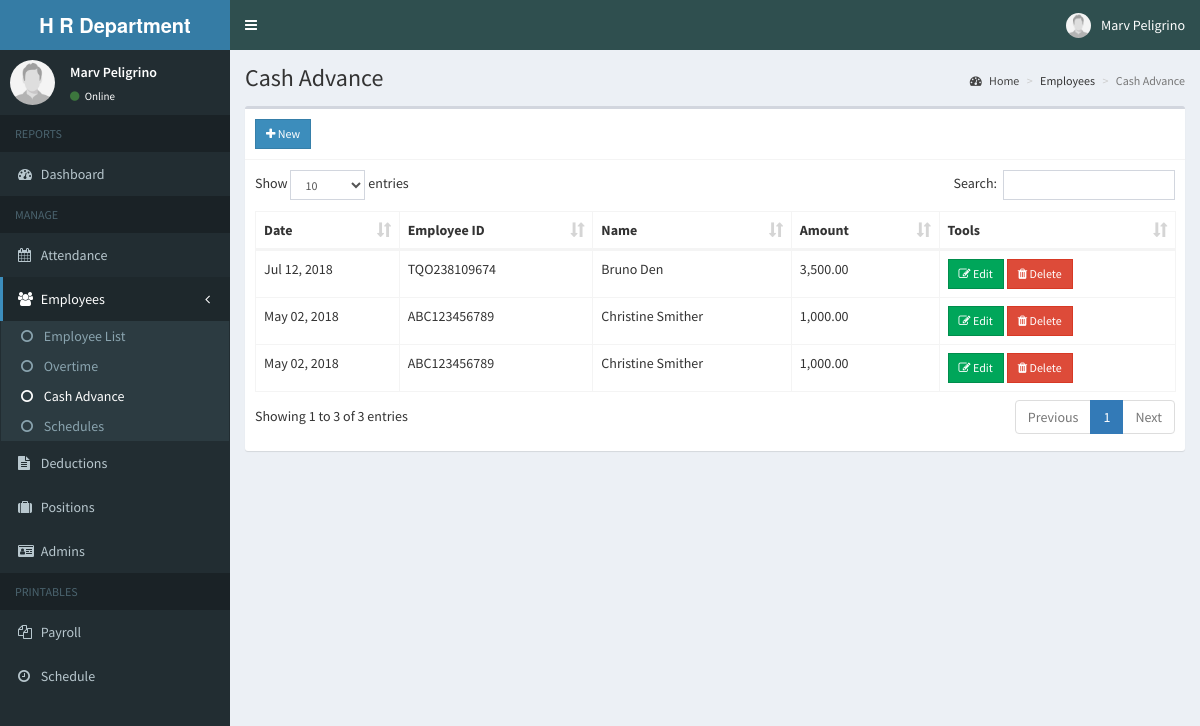
The page /admin/cashadvance.php (signed in) on the database its author committed.
### tables this page shows
CREATE TABLE `cashadvance` (
  `id` int(11) NOT NULL,
  `date_advance` date NOT NULL,
  `employee_id` varchar(15) NOT NULL,
  `amount` double NOT NULL
);

CREATE TABLE `employees` (
  `id` int(11) NOT NULL,
  `employee_id` varchar(15) NOT NULL,
  `firstname` varchar(50) NOT NULL,
  `lastname` varchar(50) NOT NULL,
  `middlename` varchar(255) NOT NULL,
  `emailAddress` varchar(255) NOT NULL,
  `address` text NOT NULL,
  `birthdate` date NOT NULL,
  `contact_info` varchar(100) NOT NULL,
  `civil_status` varchar(255) NOT NULL,
  `religion` varchar(255) NOT NULL,
  `citizenship` varchar(255) NOT NULL,
  `gender` varchar(10) NOT NULL,
  `position_id` int(11) NOT NULL,
  `schedule_id` int(11) NOT NULL,
  `photo` varchar(200) NOT NULL,
  `created_on` date NOT NULL
);

### admin/includes/session.php (called while the page is built, shortened)
<?php
	include 'includes/conn.php';
	$sql = "SELECT * FROM admin WHERE id = '".$_SESSION['admin']."'";
	$query = $conn->query($sql);
	$user = $query->fetch_assoc();
?>

### admin/cashadvance.php (the view, shortened to what this page needs)
<?php include 'includes/session.php'; ?>
<?php include 'includes/header.php'; ?>
<body class="hold-transition skin-blue sidebar-mini">
<div class="wrapper">
  <?php include 'includes/navbar.php'; ?>
  <?php include 'includes/menubar.php'; ?>
  <div class="content-wrapper">
    <section class="content-header">
      <h1>
        Cash Advance
      </h1>
      <ol class="breadcrumb">
        <li><a href="#"><i class="fa fa-dashboard"></i> Home</a></li>
        <li>Employees</li>
        <li class="active">Cash Advance</li>
      </ol>
    </section>
    <section class="content">
      <div class="row">
        <div class="col-xs-12">
          <div class="box">
            <div class="box-header with-border">
              <a href="#addnew" data-toggle="modal" class="btn btn-primary btn-sm btn-flat"><i class="fa fa-plus"></i> New</a>
            </div>
            <div class="box-body">
              <table id="example1" class="table table-bordered">
                <thead>
                  <th>Date</th>
                  <th>Employee ID</th>
                  <th>Name</th>
                  <th>Amount</th>
                  <th>Tools</th>
                </thead>
                <tbody>
                  <?php
                    $sql = "SELECT *, cashadvance.id AS caid, employees.employee_id AS empid FROM cashadvance LEFT JOIN employees ON employees.id=cashadvance.employee_id ORDER BY date_advance DESC";
                    $query = $conn->query($sql);
                    while($row = $query->fetch_assoc()){
                      echo "
                        <tr>
                          <td class='hidden'></td>
                          <td>".date('M d, Y', strtotime($row['date_advance']))."</td>
                          <td>".$row['empid']."</td>
                          <td>".$row['firstname'].' '.$row['lastname']."</td>
                          <td>".number_format($row['amount'], 2)."</td>
                          <td>
                            <button class='btn btn-success btn-sm edit btn-flat' data-id='".$row['caid']."'><i class='fa fa-edit'></i> Edit</button>
                            <button class='btn btn-danger btn-sm delete btn-flat' data-id='".$row['caid']."'><i class='fa fa-trash'></i> Delete</button>
                          </td>
                        </tr>
                      ";
                    }
                  ?>
                </tbody>
              </table>
            </div>
          </div>
        </div>
      </div>
    </section>
  </div>
</div>
</body>
</html>

### admin/includes/navbar.php (shortened to what this page needs)
<header class="main-header">
    <a href="home.php" class="logo">
      <span class="logo-lg"><b>H</b><b> R Department</b></span>
    </a>
    <nav class="navbar navbar-static-top">
      <a href="#" class="sidebar-toggle" data-toggle="push-menu" role="button">
      </a>
      <div class="navbar-custom-menu">
        <ul class="nav navbar-nav">
          <li class="dropdown user user-menu">
            <a href="#" class="dropdown-toggle" data-toggle="dropdown">
              <img src="<?php echo (!empty($user['photo'])) ? '../images/'.$user['photo'] : '../images/profile.jpg'; ?>" class="user-image" alt="User Image">
              <span class="hidden-xs"><?php echo $user['firstname'].' '.$user['lastname']; ?></span>
            </a>
          </li>
        </ul>
      </div>
    </nav>
  </header>

### admin/includes/menubar.php
<aside class="main-sidebar">
  <section class="sidebar">
    <div class="user-panel">
      <div class="pull-left image">
        <img src="<?php echo (!empty($user['photo'])) ? '../images/' . $user['photo'] : '../images/profile.jpg'; ?>" class="img-circle" alt="User Image">
      </div>
      <div class="pull-left info">
        <p><?php echo $user['firstname'] . ' ' . $user['lastname']; ?></p>
        <a><i class="fa fa-circle text-success"></i> Online</a>
      </div>
    </div>
    <ul class="sidebar-menu" data-widget="tree">
      <li class="header">REPORTS</li>
      <li class=""><a href="home.php"><i class="fa fa-dashboard"></i> <span>Dashboard</span></a></li>
      <li class="header">MANAGE</li>
      <li><a href="attendance.php"><i class="fa fa-calendar"></i> <span>Attendance</span></a></li>
      <li class="treeview">
        <a href="#">
          <i class="fa fa-users"></i>
          <span>Employees</span>
          <span class="pull-right-container">
            <i class="fa fa-angle-left pull-right"></i>
          </span>
        </a>
        <ul class="treeview-menu">
          <li><a href="employee.php"><i class="fa fa-circle-o"></i> Employee List</a></li>
          <li><a href="overtime.php"><i class="fa fa-circle-o"></i> Overtime</a></li>
          <li><a href="cashadvance.php"><i class="fa fa-circle-o"></i> Cash Advance</a></li>
          <li><a href="schedule.php"><i class="fa fa-circle-o"></i> Schedules</a></li>
        </ul>
      </li>
      <li><a href="deduction.php"><i class="fa fa-file-text"></i> Deductions</a></li>
      <li><a href="position.php"><i class="fa fa-suitcase"></i> Positions</a></li>
      <li><a href="admin.php"><i class="fa fa-id-card"></i> Admins</a></li>
      <li class="header">PRINTABLES</li>
      <li><a href="payroll.php"><i class="fa fa-files-o"></i> <span>Payroll</span></a></li>
      <li><a href="schedule_employee.php"><i class="fa fa-clock-o"></i> <span>Schedule</span></a></li>
    </ul>
  </section>
</aside>

### rows shown on the page
cashadvance: date_advance "Jul 12, 2018", employee.employee_id "TQO238109674", employee.firstname "Bruno", employee.lastname "Den", amount "3,500.00"
cashadvance: date_advance "May 02, 2018", employee.employee_id "ABC123456789", employee.firstname "Christine", employee.lastname "Smither", amount "1,000.00"
cashadvance: date_advance "May 02, 2018", employee.employee_id "ABC123456789", employee.firstname "Christine", employee.lastname "Smither", amount "1,000.00"

### other values the page prints
$user['firstname'] "Marv"
$user['lastname'] "Peligrino"
